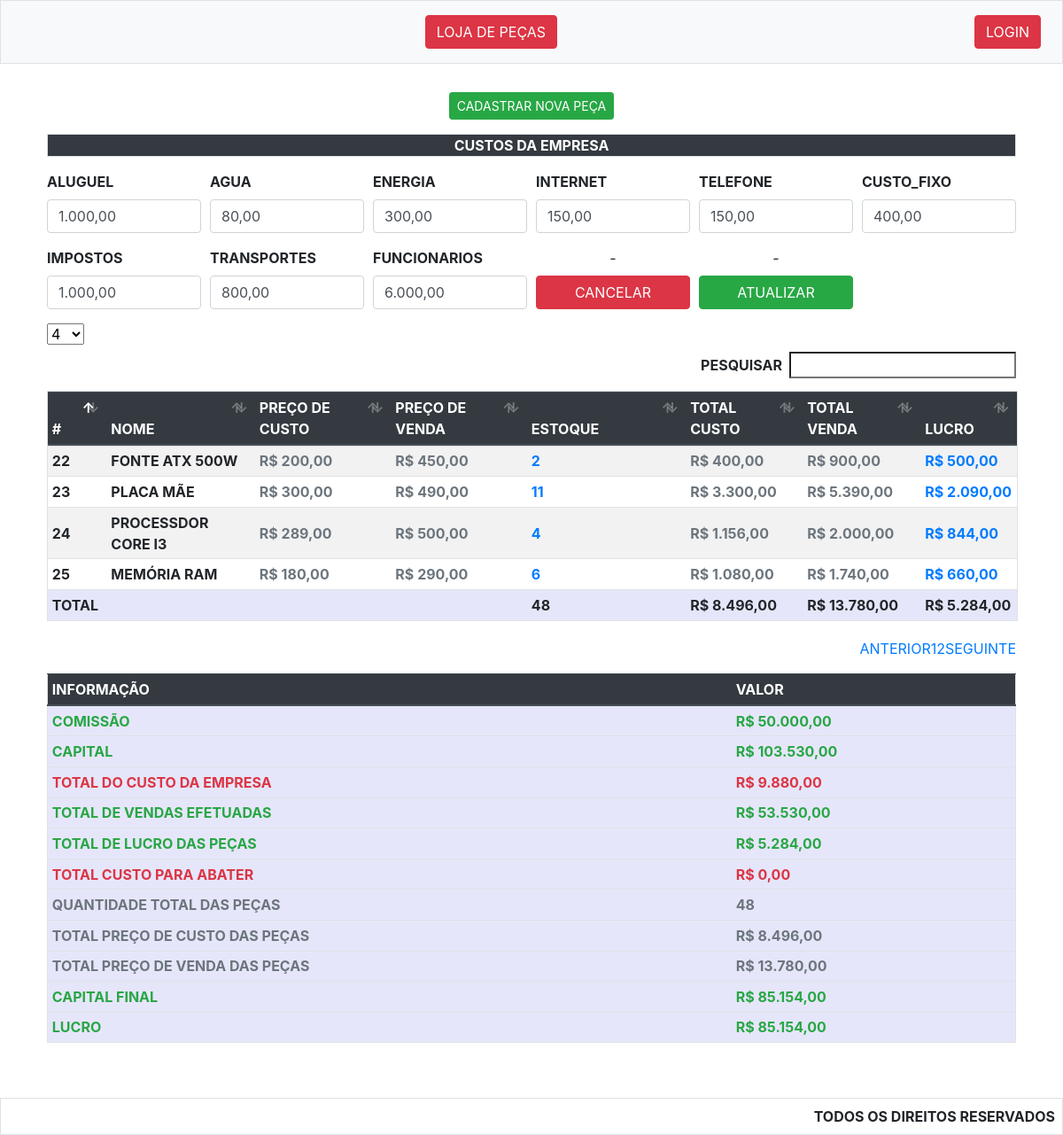
Screenshot of /company.php with the database file from the repository.
### tables this page shows
CREATE TABLE `table_custoempresa` (
  `id_custoempresa` int(11) NOT NULL,
  `nome` varchar(255) NOT NULL,
  `valor` decimal(10,2) NOT NULL
);

CREATE TABLE `table_peca` (
  `id_peca` int(11) NOT NULL,
  `id_fornecedor` int(11) NOT NULL,
  `nome_peca` varchar(255) NOT NULL,
  `descricao` varchar(255) DEFAULT NULL,
  `custo` decimal(10,2) NOT NULL,
  `preco` decimal(10,2) NOT NULL,
  `status` char(1) NOT NULL,
  `_codigo` varchar(255) DEFAULT NULL,
  `estoque` int(11) NOT NULL
);

CREATE TABLE `table_comissao` (
  `id_comissao` int(11) NOT NULL,
  `valor` decimal(10,2) NOT NULL
);

### config/_db.php (called while the page is built)
<?php
class Db
{
    protected static $connect = null;
    public static function init()
    {
        try {
            if (self::$connect == null) {
                self::$connect = new PDO(
                    "mysql:host=localhost;dbname=mathwork;",
                    "root",
                    "",
                    array(
                        PDO::MYSQL_ATTR_INIT_COMMAND => "SET NAMES utf8"
                    )
                );
            }
            return self::$connect;
        } catch (Exception $e) {
            die($e->getMessage());
        }
    }
}

### config/_config.php (called while the page is built, shortened)
<?php
class Config
{
    public static function convertNumberToFormatBr($valor)
    {
        return number_format($valor, 2, ',', '.');
    }
}

### src/company.php (the view, shortened to what this page needs)
<?php include_once("../include/_header.php"); ?>
<div class="container-fluid p-2 mb-5">
    <div class="container-fluid">
        <div class="form-row">
            <div class="form-group col-md-12">
                <div class="container text-center">
                    <button class="btn btn-success btn-sm" data-toggle="modal" data-target="#postProduto">CADASTRAR NOVA PEÇA</button>
                </div>
                <?php $pecas = Db::init()->query("SELECT * FROM table_peca")->fetchAll(PDO::FETCH_ASSOC); ?>
            </div>
        </div>
        <div class="form-group col-md-12">
            <div class="container-fluid">
                <div class="text-center form-group bg-dark border col-md-12"><strong class="text-white">CUSTOS DA EMPRESA</strong></div>
                <?php $custos = Db::init()->query("SELECT * FROM table_custoempresa")->fetchAll(PDO::FETCH_ASSOC); ?>
                <form id="form_put_custo_empresa">
                    <div class="form-row">
                        <?php $vlTotalCustoEmpresa = 0; ?>
                        <?php foreach ($custos as $custo) { ?>
                            <div class="form-group col-md-2">
                                <label><strong class="text-uppercase"><?php echo $custo['nome']; ?></strong></label>
                                <input type="text" autocomplete="off" value="<?php echo $custo['valor']; ?>" name="<?php echo $custo['nome']; ?>" id="<?php echo $custo['nome']; ?>" class="form-control mask_preco">
                            </div>
                            <?php $vlTotalCustoEmpresa = $vlTotalCustoEmpresa + $custo['valor']; ?>
                        <?php } ?>
                        <div class="form-group col-md-2 text-center">
                            <label>-</label>
                            <a href="" class="btn btn-block btn-danger">CANCELAR</a>
                        </div>
                        <div class="form-group col-md-2 text-center">
                            <label>-</label>
                            <button type="submit" class="btn btn-block btn-success">ATUALIZAR</button>
                        </div>
                        <div class="form-group col-md-12">
                            <table class="table table-sm table-datatable border table-striped">
                                <thead class="thead-dark">
                                    <tr>
                                        <th>#</th>
                                        <th>NOME</th>
                                        <th>PREÇO DE CUSTO</th>
                                        <th>PREÇO DE VENDA</th>
                                        <th>ESTOQUE</th>
                                        <th>TOTAL CUSTO</th>
                                        <th>TOTAL VENDA</th>
                                        <th>LUCRO</th>
                                    </tr>
                                </thead>
                                <tbody>
                                    <?php $totalEstoque = 0; ?>
                                    <?php $vlTotalCusto = 0; ?>
                                    <?php $vlTotalVenda = 0; ?>
                                    <?php $lucroTotal = 0; ?>
                                    <?php foreach ($pecas as $peca) {  ?>
                                        <tr class="tr-content-peca">
                                            <td> <strong> <?php echo $peca['id_peca']; ?> </strong> </td>
                                            <td> <strong> <?php echo $peca['nome_peca']; ?> </strong> </td>
                                            <td> <strong class="text-secondary"> R$ <?php echo Config::convertNumberToFormatBr($peca['custo']); ?> </strong> </td>
                                            <td> <strong class="text-secondary"> R$ <?php echo Config::convertNumberToFormatBr($peca['preco']); ?> </strong> </td>
                                            <?php $textEstoque = $peca['estoque'] == 0 ? 'text-danger' : 'text-primary'; ?>
                                            <?php $verificaEstoque = $peca['estoque'] < 2 ? '<labael class="badge badge-warning">ADICIONAR + ESTOQUE</label>' : null; ?>
                                            <td> <strong class="<?php echo $textEstoque; ?>"> <?php echo $peca['estoque']; ?> <?php echo $verificaEstoque; ?> </strong> </td>
                                            <?php $totalCusto = $peca['estoque'] * $peca['custo']; ?>
                                            <?php $totalPreco = $peca['estoque'] * $peca['preco']; ?>
                                            <?php $lucro = $totalPreco - $totalCusto; ?>
                                            <td> <strong class="text-secondary"> R$ <?php echo Config::convertNumberToFormatBr($totalCusto); ?> </strong> </td>
                                            <td> <strong class="text-secondary"> R$ <?php echo Config::convertNumberToFormatBr($totalPreco); ?> </strong> </td>
                                            <td> <strong class="text-primary"> R$ <?php echo Config::convertNumberToFormatBr($lucro); ?> </strong></td>
                                        </tr>
                                        <?php $totalEstoque = $totalEstoque + $peca['estoque']; ?>
                                        <?php $vlTotalCusto = $vlTotalCusto + $totalCusto; ?>
                                        <?php $vlTotalVenda = $vlTotalVenda + $totalPreco; ?>
                                        <?php $lucroTotal = $lucroTotal + $lucro; ?>
                                    <?php } ?>
                                </tbody>
                                <tfoot id="footer-table-pecas-empresa">
                                    <tr>
                                        <td><strong>TOTAL</strong></td>
                                        <td><strong></strong></td>
                                        <td><strong></strong></td>
                                        <td><strong></strong></td>
                                        <td><strong><?php echo $totalEstoque; ?></strong></td>
                                        <td><strong>R$ <?php echo Config::convertNumberToFormatBr($vlTotalCusto); ?></strong></td>
                                        <td><strong>R$ <?php echo Config::convertNumberToFormatBr($vlTotalVenda); ?></strong></td>
                                        <td><strong>R$ <?php echo Config::convertNumberToFormatBr($lucroTotal); ?></strong></td>
                                    </tr>
                                </tfoot>
                            </table>
                        </div>
                        <div class="form-group col-md-12">
                            <?php $params = !empty($_POST['s']) ? " AND data_cadastro = '" . $_POST['s'] . "'" : ''; ?>
                            <?php $compras = Db::init()->query("SELECT * FROM table_finalizacompra WHERE (1 = 1)" . $params)->fetchAll(PDO::FETCH_ASSOC); ?>
                            <?php
                            $vlTotalCompra = 0;
                            foreach ($compras as $compra) {
                                $vlTotalCompra = $vlTotalCompra + $compra['valor_total'];
                            }
                            $comissao = Db::init()->query("SELECT * FROM table_comissao")->fetch(PDO::FETCH_ASSOC);
                            $capital = $comissao['valor'] + $vlTotalCompra;
                            $vlTotalAbateCusto = $vlTotalCustoEmpresa + $vlTotalCusto;
                            $vlTotalAbateCustoFinal = ($vlTotalCustoEmpresa + $vlTotalCusto) - $capital;
                            $vlTotalAbateCustoFinal = $vlTotalAbateCustoFinal < 0 ? 0 : $vlTotalAbateCustoFinal;
                            $vlEstoque = Db::init()
                                ->query("SELECT SUM(estoque) AS sum_estoque FROM table_peca")
                                ->fetch(PDO::FETCH_ASSOC);
                            ?>
                            <table class="table table-sm border table-finally-empresa">
                                <thead class="thead-dark">
                                    <tr>
                                        <th>INFORMAÇÃO</th>
                                        <th>VALOR</th>
                                    </tr>
                                </thead>
                                <tbody>
                                    <tr>
                                        <td><strong class="text-success">COMISSÃO</strong></td>
                                        <td class="text-success"><strong>R$ <?php echo Config::convertNumberToFormatBr($comissao['valor']); ?></strong></td>
                                    </tr>
                                    <tr>
                                        <td><strong class="text-success">CAPITAL</strong></td>
                                        <td class="text-success"><strong>R$ <?php echo Config::convertNumberToFormatBr($capital); ?></strong></td>
                                    </tr>
                                    <tr>
                                        <td><strong class="text-danger">TOTAL DO CUSTO DA EMPRESA</strong></td>
                                        <td class="text-danger"><strong>R$ <?php echo Config::convertNumberToFormatBr($vlTotalCustoEmpresa); ?></strong></td>
                                    </tr>
                                    <tr>
                                        <td><strong class="text-success">TOTAL DE VENDAS EFETUADAS</strong></td>
                                        <td class="text-success"><strong>R$ <?php echo Config::convertNumberToFormatBr($vlTotalCompra); ?></strong></td>
                                    </tr>
                                    <tr>
                                        <td><strong class="text-success">TOTAL DE LUCRO DAS PEÇAS</strong></td>
                                        <td class="text-success"><strong>R$ <?php echo Config::convertNumberToFormatBr($lucroTotal); ?></strong></td>
                                    </tr>
                                    <tr>
                                        <td><strong class="text-danger">TOTAL CUSTO PARA ABATER</strong></td>
                                        <td class="text-danger"><strong>R$ <?php echo Config::convertNumberToFormatBr($vlTotalAbateCustoFinal); ?></strong></td>
                                    </tr>
                                    <tr>
                                        <td><strong class="text-secondary">QUANTIDADE TOTAL DAS PEÇAS</strong></td>
                                        <td class="text-secondary"><strong><?php echo $vlEstoque['sum_estoque']; ?></strong></td>
                                    </tr>
                                    <tr>
                                        <td><strong class="text-secondary">TOTAL PREÇO DE CUSTO DAS PEÇAS</strong></td>
                                        <td class="text-secondary"><strong>R$ <?php echo Config::convertNumberToFormatBr($vlTotalCusto); ?></strong></td>
                                    </tr>
                                    <tr>
                                        <td><strong class="text-secondary">TOTAL PREÇO DE VENDA DAS PEÇAS</strong></td>
                                        <td class="text-secondary"><strong>R$ <?php echo Config::convertNumberToFormatBr($vlTotalVenda); ?></strong></td>
                                    </tr>
                                    <tr>
                                        <td><strong class="text-success">CAPITAL FINAL</strong></td>
                                        <?php $capitalRestante = $capital - $vlTotalAbateCusto; ?>
                                        <td class="text-success"><strong>R$ <?php echo Config::convertNumberToFormatBr($capitalRestante); ?></strong></td>
                                    </tr>
                                    <tr>
                                        <td><strong class="text-success">LUCRO</strong></td>
                                        <?php $vlLucro = $capital - $vlTotalAbateCusto; ?>
                                        <?php $vlLucro  = $vlLucro  < 0 ? 0 : $vlLucro; ?>
                                        <?php $textVlSubtrai = $vlLucro > 0 ? 'text-success' : 'text-secondary'; ?>
                                        <td class="<?php echo $textVlSubtrai; ?>"><strong>R$ <?php echo Config::convertNumberToFormatBr($vlLucro); ?></strong></td>
                                    </tr>
                                </tbody>
                            </table>
                        </div>
                    </div>
                </form>
            </div>
        </div>
    </div>
</div>
<?php include_once("../include/_footer.php"); ?>

### css/index.css (style rules this page uses)
.tr-content-peca td { vertical-align: middle; text-transform: uppercase; }
.table-finally-empresa tr td:nth-child(2) { text-align: left; }
.table-finally-empresa tbody tr { background: #E6E6FA; }
#footer-table-pecas-empresa { background: #E6E6FA; }

### rows the page displays
table_custoempresa: nome "ALUGUEL", aluguel "1.000,00"
table_custoempresa: nome "AGUA", agua "80,00"
table_custoempresa: nome "ENERGIA", energia "300,00"
table_custoempresa: nome "INTERNET", internet "150,00"
table_custoempresa: nome "TELEFONE", telefone "150,00"
table_custoempresa: nome "CUSTO_FIXO", custo_fixo "400,00"
table_custoempresa: nome "IMPOSTOS", impostos "1.000,00"
table_custoempresa: nome "TRANSPORTES", transportes "800,00"
table_custoempresa: nome "FUNCIONARIOS", funcionarios "6.000,00"
table_peca: id_peca "22", nome_peca "FONTE ATX 500W", custo "200,00", preco "450,00", estoque "2", Config::convertNumberToFormatBr($totalCusto) "400,00", Config::convertNumberToFormatBr($totalPreco) "900,00", Config::convertNumberToFormatBr($lucro) "500,00"
table_peca: id_peca "23", nome_peca "PLACA MÃE", custo "300,00", preco "490,00", estoque "11", Config::convertNumberToFormatBr($totalCusto) "3.300,00", Config::convertNumberToFormatBr($totalPreco) "5.390,00", Config::convertNumberToFormatBr($lucro) "2.090,00"
table_peca: id_peca "24", nome_peca "PROCESSDOR CORE I3", custo "289,00", preco "500,00", estoque "4", Config::convertNumberToFormatBr($totalCusto) "1.156,00", Config::convertNumberToFormatBr($totalPreco) "2.000,00", Config::convertNumberToFormatBr($lucro) "844,00"
table_peca: id_peca "25", nome_peca "MEMÓRIA RAM", custo "180,00", preco "290,00", estoque "6", Config::convertNumberToFormatBr($totalCusto) "1.080,00", Config::convertNumberToFormatBr($totalPreco) "1.740,00", Config::convertNumberToFormatBr($lucro) "660,00"
table_comissao: valor "50.000,00", valor "103.530,00", valor "0,00", valor "85.154,00"

### other values shown
$totalEstoque "48"
Config::convertNumberToFormatBr($vlTotalCusto) "8.496,00"
Config::convertNumberToFormatBr($vlTotalVenda) "13.780,00"
Config::convertNumberToFormatBr($lucroTotal) "5.284,00"
Config::convertNumberToFormatBr($vlTotalCustoEmpresa) "9.880,00"
Config::convertNumberToFormatBr($vlTotalCompra) "53.530,00"
$vlEstoque['sum_estoque'] "48"
